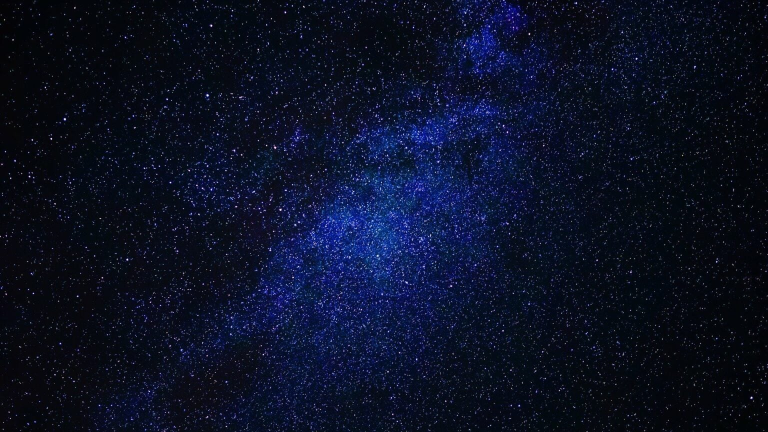
#> input picture Connected_Component_Labelling/Dataset/MiscellaneousCaptchaTypes/stars.jpeg, 1536 x 864 px, found by its file name (shown at 1/2 size)
$ python opencv_ccl.py   (older library calls are emulated)
#> lines starting #> are read from the running program, lines starting #| are printed output that depends on the picture; after the words box and inside, x2 and y2 are one past the last pixel; in counts of white or black regions, pixels touching at a corner belong together
import cv2
import glob
import os
import numpy as np
import time

def clean(img):
    # Crop the image to eliminate border
    h, w, c = img.shape

    start_x = int(0.12*w)
    start_y = int(0.15*h)

    img = img[start_y: h - start_y, start_x: w - start_x]

    # Gray scale
    gray = cv2.cvtColor(img,cv2.COLOR_BGR2GRAY)

    # Thresholding
    thresh = cv2.threshold(gray, 0, 255, cv2.THRESH_OTSU)[1]
    thresh_inv = cv2.bitwise_not(thresh)

    # Morphing (dilating)
    kernel = cv2.getStructuringElement(cv2.MORPH_RECT, (2,2))
    dilation = cv2.dilate(thresh_inv,kernel,iterations = 1)

    dilation = cv2.bitwise_not(dilation)
    return dilation

def perform_ccl(image):
    start = time.time()
    numLabels, labels, stats, centroids = cv2.connectedComponentsWithStats(image, 4, cv2.CV_32S)
    print("Time taken: {}".format(time.time()-start))

    # initialize an output mask to store all characters parsed from
    # the license plate
    mask = np.zeros(image.shape, dtype="uint8")

    # loop over the number of unique connected component labels
    for i in range(1, numLabels):
        # the current label
        x = stats[i, cv2.CC_STAT_LEFT]
        y = stats[i, cv2.CC_STAT_TOP]
        w = stats[i, cv2.CC_STAT_WIDTH]
        h = stats[i, cv2.CC_STAT_HEIGHT]
        area = stats[i, cv2.CC_STAT_AREA]
        (cX, cY) = centroids[i]
        print("Number of labels: ", numLabels)
        print("Area: {}".format(area))

        # Ensure that the area of the component is greater than 50 to be considered as a component
        keepArea = area > 0


        # ensure the connected component we are examining passes all
        # three tests
        if keepArea:
            # construct a mask for the current connected component and
            # then take the bitwise OR with the mask
            print("[INFO] keeping connected component '{}'".format(i))
            componentMask = (labels == i).astype("uint8") * 255
            mask = cv2.bitwise_or(mask, componentMask)


    return mask
    """
    # clone our original image (so we can draw on it) and then draw
    # a bounding box surrounding the connected component along with
    # a circle corresponding to the centroid
    output = image.copy()
    cv2.rectangle(output, (x, y), (x + w, y + h), (0, 0, 255), 1)
    # cv2.circle(output, (int(cX), int(cY)), 3, (0, 0, 255), -1)

    # construct a mask for the current connected component by
    # finding a pixels in the labels array that have the current
    # connected component ID
    componentMask = (labels == i).astype("uint8") * 255
    # show our output image and connected component mask
    cv2.imshow("Output", output)
    cv2.imshow("Connected Component", componentMask)
    key = cv2.waitKey(0)
    """
if __name__ == '__main__':
    list_images = glob.glob("../CCLData/PatnaCaptchaScreenShots/*.png")
    for i, image in enumerate(list_images[:1]):
        image = "../CCLData/CaptchaType2/stars.jpeg"

        img = cv2.imread(image)
#> img is the input picture: shape (864, 1536, 3); mean B, G, R 37.4, 16.2, 10.3

        # Crop the image to eliminate border
        h, w, c = img.shape
#> h = 864; w = 1536; c = 3

        start_x = int(0.12*w)
#> start_x = 184
        start_y = int(0.15*h)
#> start_y = 129

        original_img = img[start_y: h - start_y, start_x: w - start_x]
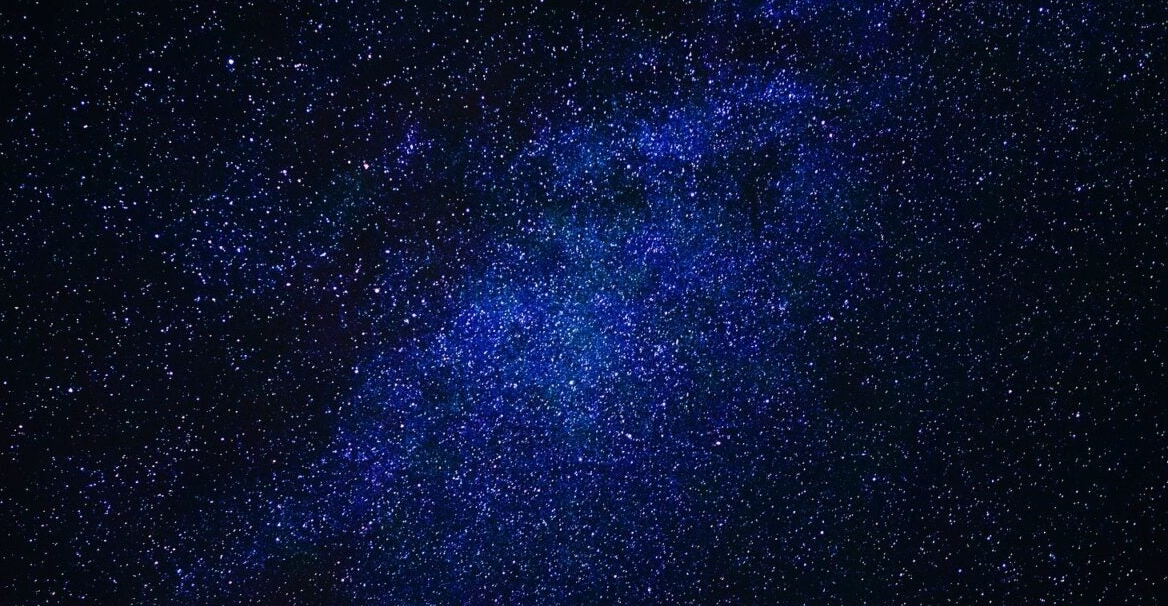
#> original_img: shape (606, 1168, 3); mean B, G, R 49, 20.2, 12.2

        img_s = clean(img)
#> in clean, `gray = cv2.cvtColor(img,cv2.COLOR_BGR2GRAY)`:
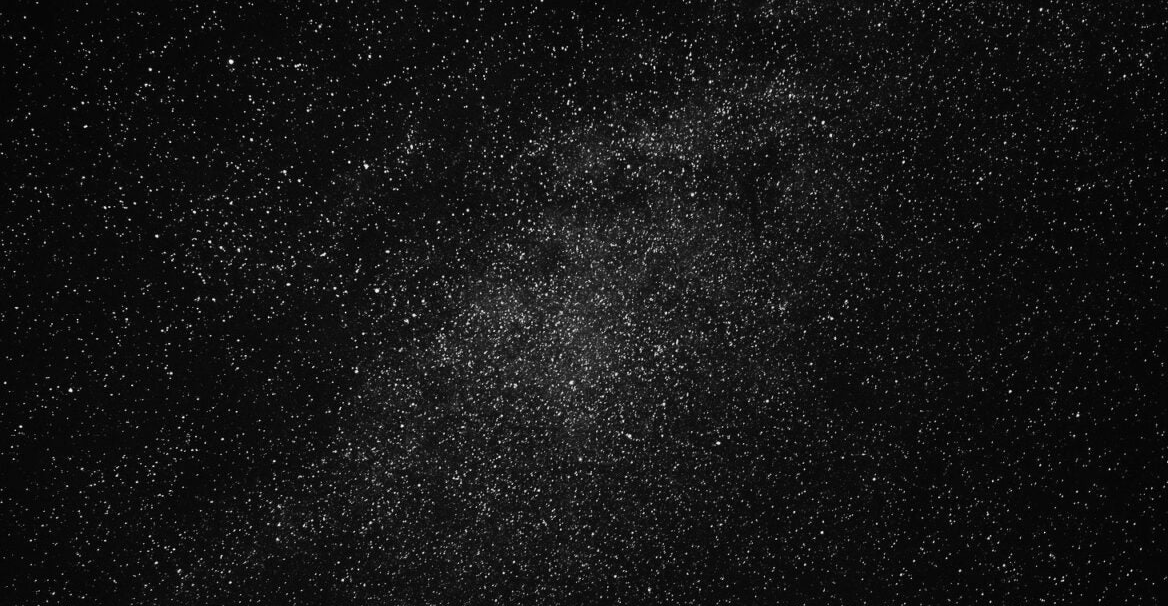
#> gray: shape (606, 1168); min 0, max 253, mean 21.1
#> in clean, `thresh = cv2.threshold(gray, 0, 255, cv2.THRESH_OTSU)[1]`:
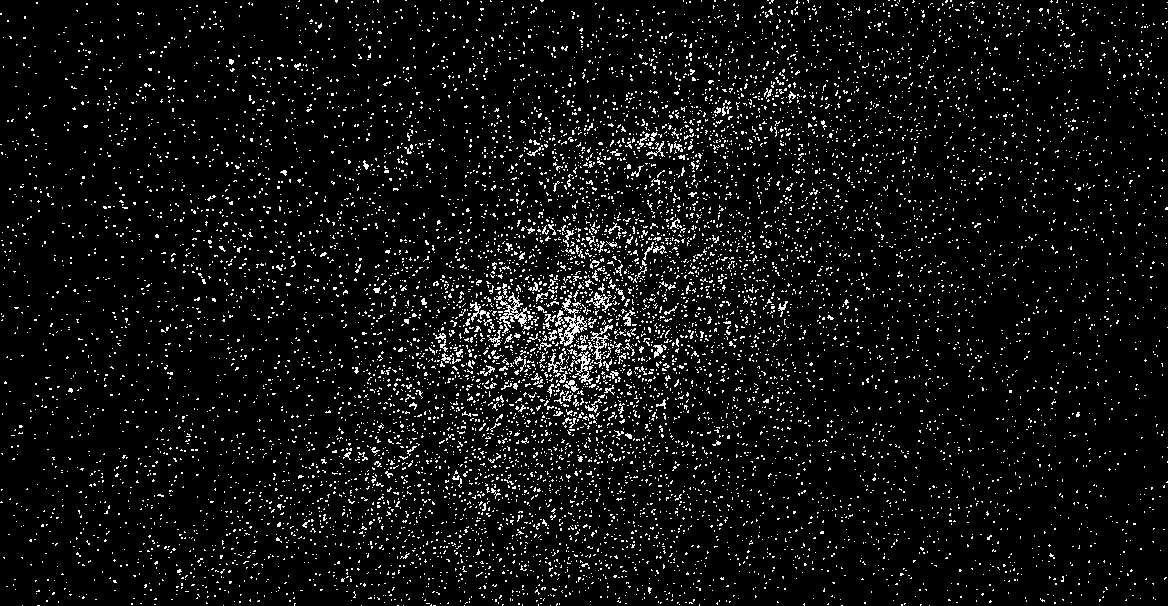
#> thresh: shape (606, 1168); 6% white in thin lines or dots
#> in clean, `thresh_inv = cv2.bitwise_not(thresh)`: thresh_inv: shape (606, 1168); 94% white; black in thin lines or dots
#> in clean, `dilation = cv2.dilate(thresh_inv,kernel,iterations = 1)`:
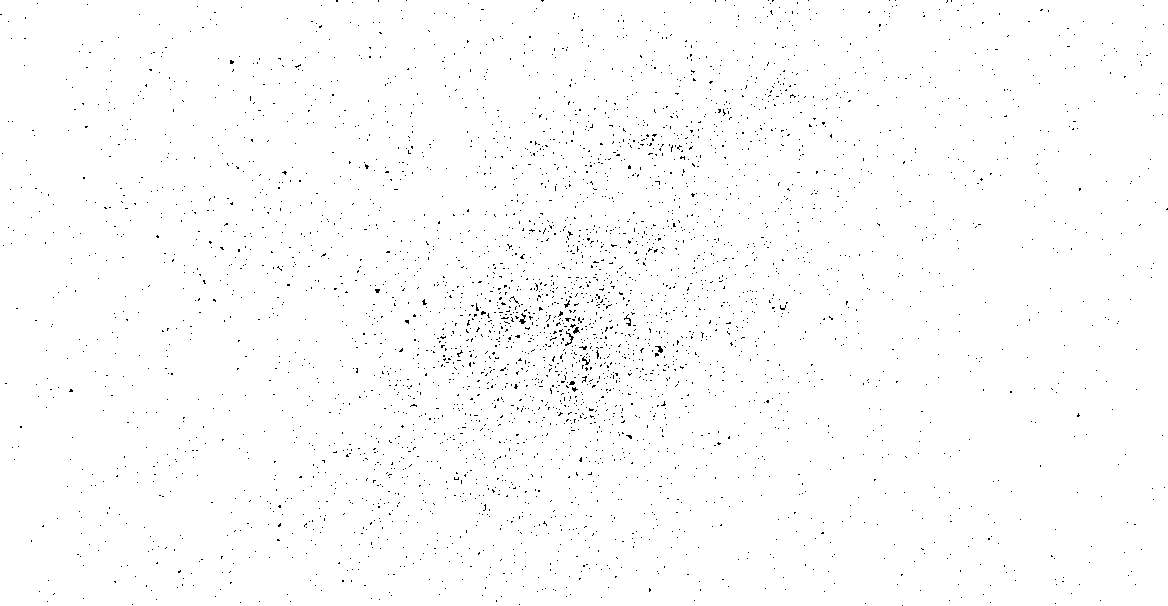
#> dilation: shape (606, 1168); 99% white; black in thin lines or dots
#> in clean, `dilation = cv2.bitwise_not(dilation)`: dilation: shape (606, 1168); 1% white in thin lines or dots

        cv2.imshow("Original", original_img)
        # cv2.namedWindow("Original", cv2.WINDOW_NORMAL)
        # cv2.resizeWindow("Original", 334, 100)

        filtered = perform_ccl(img_s);
#> in perform_ccl, `numLabels, labels, stats, centroids = cv2.connectedComponentsWithStats..`:
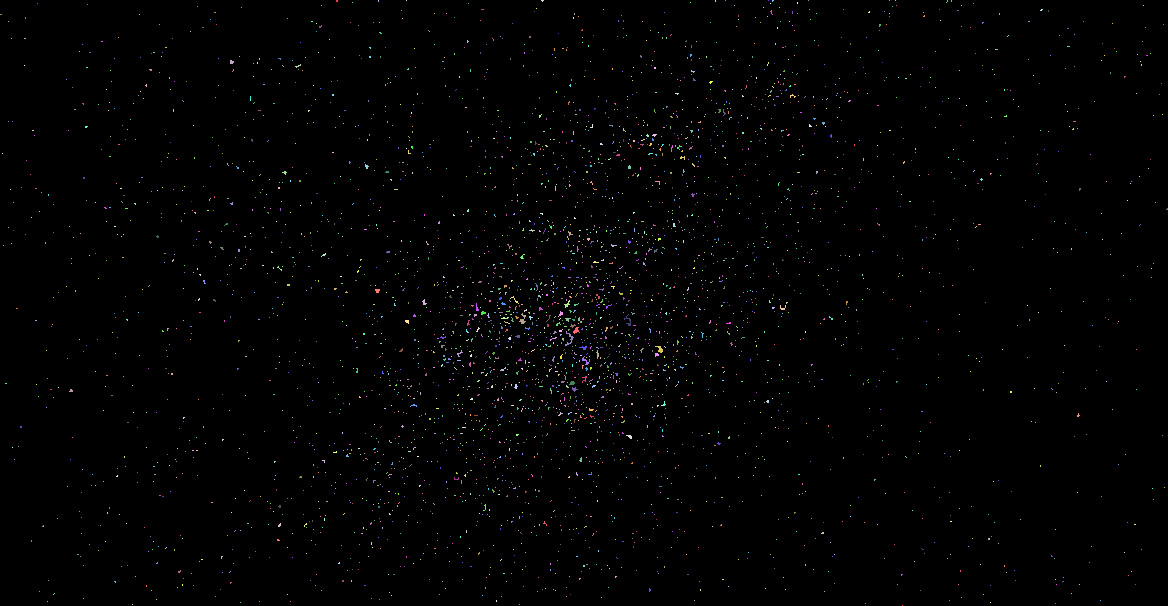
#> labels: shape (606, 1168) int32; 3780 distinct labels, from 0 to 3779; one colour per label, 0 black
#> in perform_ccl, `numLabels, labels, stats, centroids = cv2.connectedComponentsWithStats..`: numLabels = 3780; centroids = 3780 pairs, first value 0.5 to 1166.7, second value 0 to 605
#> the loop in perform_ccl, `for i in range(1, numLabels):` made 3779 passes
#> x on pass 87: 350
#> (printed output is left out)
#> pass 1, in perform_ccl, `componentMask = (labels == i).astype("uint8") * 255`:
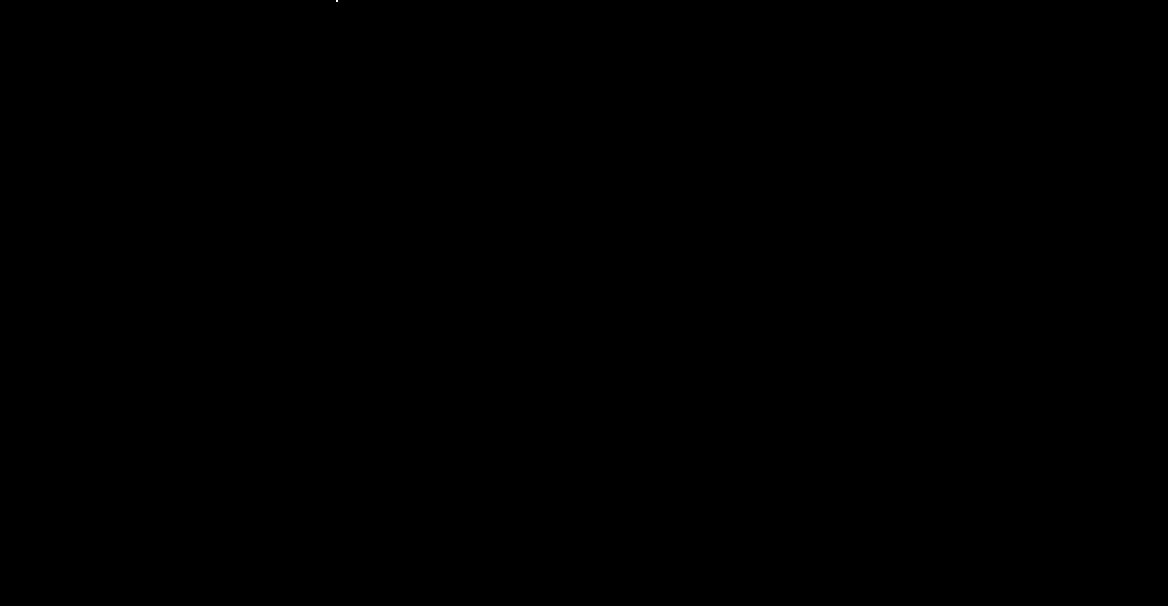
#> componentMask: shape (606, 1168); 0% white in thin lines or dots, all inside (x1, y1, x2, y2) = (336, 0, 338, 2)


        concatenated_imgs = np.vstack((img_s, filtered))
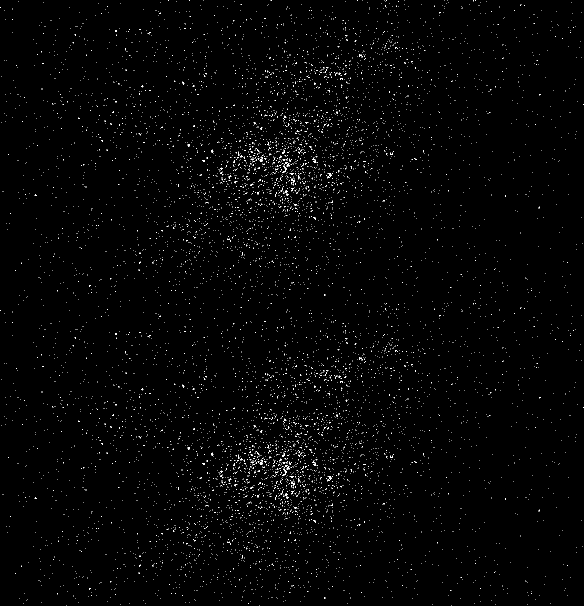
#> concatenated_imgs: shape (1212, 1168) (shown at 1/2 size); 1% white in thin lines or dots
        cv2.imshow("Output", concatenated_imgs)
        # cv2.namedWindow("Output", cv2.WINDOW_NORMAL)
        # cv2.resizeWindow("Output", 334, 200)

        key = cv2.waitKey()
#> (key Esc is pressed here)
        if key == 27: # exit on ESC
            exit(0)
#> (the program exits here)
